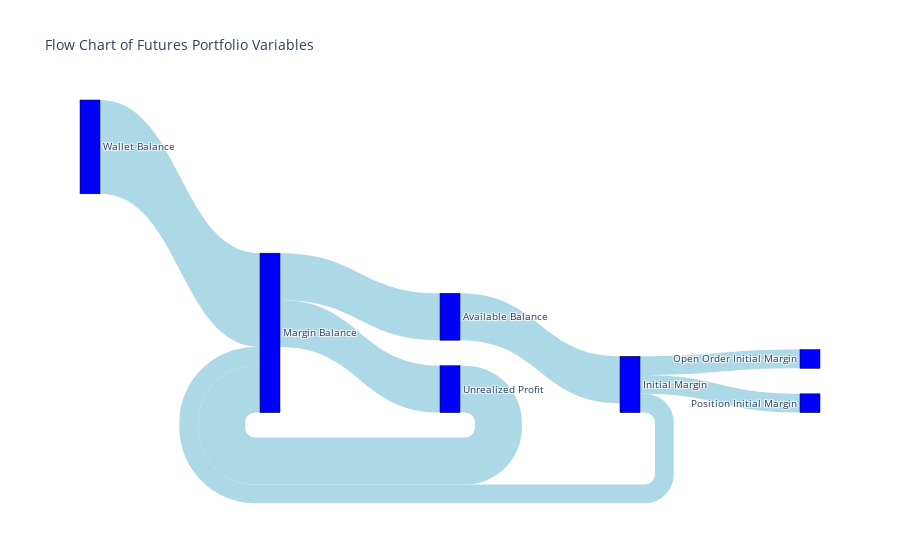

This figure's notebook cell:
### Code cell
import plotly.graph_objects as go

# Définir les nœuds du diagramme de flux
labels = [
    "Wallet Balance", "Margin Balance", "Available Balance", 
    "Unrealized Profit", "Initial Margin", 
    "Open Order Initial Margin", "Position Initial Margin"
]

# Définir les liens entre les nœuds
sources = [
    0,  # Wallet Balance to Margin Balance
    1,  # Margin Balance to Available Balance
    1,  # Margin Balance to Unrealized Profit
    2,  # Available Balance to Initial Margin
    3,  # Unrealized Profit to Margin Balance
    4,  # Initial Margin to Margin Balance
    4,  # Initial Margin to Open Order Initial Margin
    4   # Initial Margin to Position Initial Margin
]

targets = [
    1,  # Wallet Balance to Margin Balance
    2,  # Margin Balance to Available Balance
    3,  # Margin Balance to Unrealized Profit
    4,  # Available Balance to Initial Margin
    1,  # Unrealized Profit to Margin Balance
    1,  # Initial Margin to Margin Balance
    5,  # Initial Margin to Open Order Initial Margin
    6   # Initial Margin to Position Initial Margin
]

values = [
    10000,  # Wallet Balance to Margin Balance
    5000,   # Margin Balance to Available Balance
    5000,   # Margin Balance to Unrealized Profit
    5000,   # Available Balance to Initial Margin
    5000,   # Unrealized Profit to Margin Balance
    2000,   # Initial Margin to Margin Balance
    2000,   # Initial Margin to Open Order Initial Margin
    2000    # Initial Margin to Position Initial Margin
]

# Créer le diagramme de flux
fig = go.Figure(go.Sankey(
    node=dict(
        pad=15,
        thickness=20,
        line=dict(color="black", width=0.5),
        label=labels,
        color="blue"
    ),
    link=dict(
        source=sources,
        target=targets,
        value=values,
        customdata=values,
        hovertemplate='Value: %{value}<br />Source: %{source.label}<br />Target: %{target.label}<extra></extra>',
        color="lightblue"
    )
))

# Ajouter un titre
fig.update_layout(title_text="Flow Chart of Futures Portfolio Variables", font_size=10)

# Afficher le diagramme
fig.show()

### Figure 1 — Plotly figure (JSON) as saved in the notebook; plotly's stock layout.template omitted (floating-point values rounded to 4 significant figures)
{"data": [{"link": {"color": "lightblue", "customdata": [10000, 5000, 5000, 5000, 5000, 2000, 2000, 2000], "hovertemplate": "Value: %{value}<br />Source: %{source.label}<br />Target: %{target.label}<extra></extra>", "source": [0, 1, 1, 2, 3, 4, 4, 4], "target": [1, 2, 3, 4, 1, 1, 5, 6], "value": [10000, 5000, 5000, 5000, 5000, 2000, 2000, 2000]}, "node": {"color": "blue", "label": ["Wallet Balance", "Margin Balance", "Available Balance", "Unrealized Profit", "Initial Margin", "Open Order Initial Margin", "Position Initial Margin"], "line": {"color": "black", "width": 0.5}, "pad": 15, "thickness": 20}, "type": "sankey"}], "layout": {"font": {"size": 10}, "title": {"text": "Flow Chart of Futures Portfolio Variables"}}}
